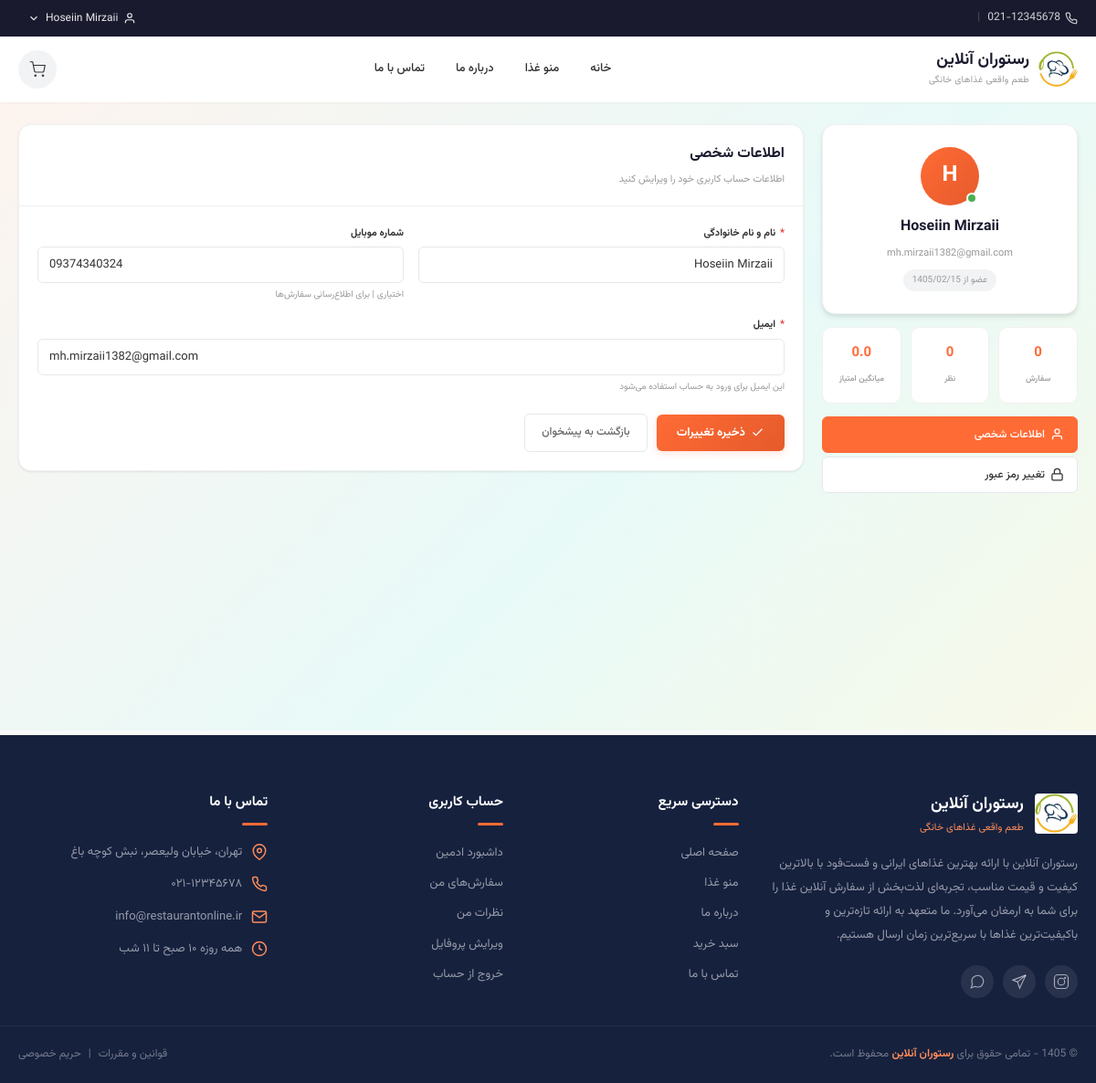
Screenshot of /user/profile.php (signed in) with the database file from the repository.
### tables this page shows
CREATE TABLE `users` (
  `id` int(11) NOT NULL,
  `full_name` varchar(100) NOT NULL,
  `email` varchar(100) NOT NULL,
  `phone` varchar(15) DEFAULT NULL,
  `password` varchar(255) NOT NULL,
  `role` enum('user','admin') DEFAULT 'user',
  `created_at` timestamp NOT NULL DEFAULT current_timestamp()
);

### includes/functions.php (called while the page is built, shortened)
<?php
function toJalali($gregorianDate, $format = 'Y/m/d')
{
    $timestamp = strtotime($gregorianDate);
    $gYear = date('Y', $timestamp);
    $gMonth = date('m', $timestamp);
    $gDay = date('d', $timestamp);
    list($jYear, $jMonth, $jDay) = gregorian_to_jalali($gYear, $gMonth, $gDay);
    $hour = date('H', $timestamp);
    $minute = date('i', $timestamp);
    $second = date('s', $timestamp);
    $result = $format;
    $result = str_replace('Y', $jYear, $result);
    $result = str_replace('m', str_pad($jMonth, 2, '0', STR_PAD_LEFT), $result);
    $result = str_replace('d', str_pad($jDay, 2, '0', STR_PAD_LEFT), $result);
    $result = str_replace('H', $hour, $result);
    $result = str_replace('i', $minute, $result);
    $result = str_replace('s', $second, $result);
    return $result;
}
function gregorian_to_jalali($gy, $gm, $gd)
{
    $g_d_m = [0, 31, 59, 90, 120, 151, 181, 212, 243, 273, 304, 334];
    $gy2 = ($gm > 2) ? $gy + 1 : $gy;
    $days = 355666 + (365 * $gy) + ((int)(($gy2 + 3) / 4)) - ((int)(($gy2 + 99) / 100)) + ((int)(($gy2 + 399) / 400)) + $gd + $g_d_m[$gm - 1];
    $jy = -1595 + (33 * ((int)($days / 12053)));
    $days %= 12053;
    $jy += 4 * ((int)($days / 1461));
    $days %= 1461;
    if ($days > 365) {
        $jy += (int)(($days - 1) / 365);
        $days = ($days - 1) % 365;
    }
    if ($days < 186) {
        $jm = 1 + (int)($days / 31);
        $jd = 1 + ($days % 31);
    } else {
        $jm = 7 + (int)(($days - 186) / 30);
        $jd = 1 + (($days - 186) % 30);
    }
    return [$jy, $jm, $jd];
}

### user/profile.php (the view, shortened to what this page needs)
<?php
require_once '../includes/header.php';
$user_id = $_SESSION['user_id'];
$sql = "SELECT * FROM users WHERE id = $user_id";
$result = mysqli_query($conn, $sql);
$user = mysqli_fetch_assoc($result);
$active_tab = 'info';
$user_stats = mysqli_fetch_assoc(mysqli_query(
    $conn,
    "SELECT
        COUNT(DISTINCT o.id) as total_orders,
        COUNT(DISTINCT r.id) as total_reviews,
        COALESCE(AVG(r.rating), 0) as avg_rating
     FROM users u
     LEFT JOIN orders o ON u.id = o.user_id AND o.status != 'cancelled'
     LEFT JOIN reviews r ON u.id = r.user_id
     WHERE u.id = $user_id"
));
?>
<link rel="stylesheet" href="../assets/css/user_profile.css">
<div class="profile-page">
    <div class="profile-wrapper">
        <aside class="profile-sidebar">
            <div class="profile-user-card">
                <div class="profile-avatar">
                    <?php echo mb_substr($user['full_name'], 0, 1, 'UTF-8'); ?>
                    <span class="profile-avatar__dot"></span>
                </div>
                <h2><?php echo htmlspecialchars($user['full_name']); ?></h2>
                <span class="profile-user-card__email"><?php echo htmlspecialchars($user['email']); ?></span>
                <span class="profile-user-card__join">عضو از <?php echo toJalali($user['created_at'], 'Y/m/d'); ?></span>
            </div>
            <div class="profile-stats">
                <div class="profile-stat-item">
                    <span class="profile-stat-item__value"><?php echo number_format($user_stats['total_orders']); ?></span>
                    <span class="profile-stat-item__label">سفارش</span>
                </div>
                <div class="profile-stat-item">
                    <span class="profile-stat-item__value"><?php echo number_format($user_stats['total_reviews']); ?></span>
                    <span class="profile-stat-item__label">نظر</span>
                </div>
                <div class="profile-stat-item">
                    <span class="profile-stat-item__value"><?php echo number_format($user_stats['avg_rating'], 1); ?></span>
                    <span class="profile-stat-item__label">میانگین امتیاز</span>
                </div>
            </div>
            <nav class="profile-nav">
                <button class="profile-nav__btn <?php echo $active_tab === 'info' ? 'profile-nav__btn--active' : ''; ?>"
                    id="navBtnInfo" onclick="switchTab('info')">
                    <svg viewBox="0 0 24 24" fill="none" stroke="currentColor" stroke-width="2">
                        <path d="M20 21v-2a4 4 0 0 0-4-4H8a4 4 0 0 0-4 4v2" />
                        <circle cx="12" cy="7" r="4" />
                    </svg>
                    <span class="nav-text">اطلاعات شخصی</span>
                </button>
                <button class="profile-nav__btn <?php echo $active_tab === 'password' ? 'profile-nav__btn--active' : ''; ?>"
                    id="navBtnPassword" onclick="switchTab('password')">
                    <svg viewBox="0 0 24 24" fill="none" stroke="currentColor" stroke-width="2">
                        <rect x="3" y="11" width="18" height="11" rx="2" />
                        <path d="M7 11V7a5 5 0 0 1 10 0v4" />
                    </svg>
                    <span class="nav-text">تغییر رمز عبور</span>
                </button>
            </nav>
        </aside>
        <div class="profile-content">
            <div class="profile-card" id="tabInfo" <?php echo $active_tab !== 'info' ? 'style="display:none;"' : ''; ?>>
                <div class="profile-card__header">
                    <h3>اطلاعات شخصی</h3>
                    <p>اطلاعات حساب کاربری خود را ویرایش کنید</p>
                </div>
                <div class="profile-card__body">
                    <form method="POST" action="" novalidate>
                        <div class="form-row">
                            <div class="form-group">
                                <label class="form-label" for="fullName">
                                    <span class="required">*</span> نام و نام خانوادگی
                                </label>
                                <input type="text" name="full_name" id="fullName" class="form-input"
                                    value="<?php echo htmlspecialchars($user['full_name']); ?>" required maxlength="100">
                            </div>
                            <div class="form-group">
                                <label class="form-label" for="phone">شماره موبایل</label>
                                <input type="tel" name="phone" id="phone" class="form-input"
                                    value="<?php echo htmlspecialchars($user['phone'] ?? ''); ?>"
                                    placeholder="۰۹۱۲۳۴۵۶۷۸۹" pattern="09[0-9]{9}" maxlength="11" dir="ltr">
                                <span class="form-hint">اختیاری | برای اطلاع‌رسانی سفارش‌ها</span>
                            </div>
                        </div>
                        <div class="form-group">
                            <label class="form-label" for="email">
                                <span class="required">*</span> ایمیل
                            </label>
                            <input type="email" name="email" id="email" class="form-input"
                                value="<?php echo htmlspecialchars($user['email']); ?>" required dir="ltr">
                            <span class="form-hint">این ایمیل برای ورود به حساب استفاده می‌شود</span>
                        </div>
                        <div class="form-actions">
                            <button type="submit" class="btn-submit">
                                <svg viewBox="0 0 24 24" fill="none" stroke="currentColor" stroke-width="2">
                                    <polyline points="20 6 9 17 4 12" />
                                </svg>
                                ذخیره تغییرات
                            </button>
                            <a href="dashboard.php" class="btn-cancel">بازگشت به پیشخوان</a>
                        </div>
                    </form>
                </div>
            </div>
        </div>
    </div>
</div>
<?php require_once '../includes/footer.php'; ?>

### assets/css/header.css (style rules this page uses)
:root { --primary: #ff6b35; --primary-dark: #e55a2b; --primary-light: #ff8c5a; --primary-bg: #fff3ee; --primary-border: #ffd4c0; --secondary: #2ec4b6; --secondary-dark: #25a99d; --secondary-light: #50d8cb; --secondary-bg: #e8faf8; --accent: #ffb800; --accent-dark: #e6a600; --accent-light: #ffd54f; --accent-bg: #fff8e1; --dark: #1a1a2e; --dark-2: #16213e; --text: #333333; --text-light: #666666; --text-muted: #999999; --border: #e5e7eb; --border-light: #f0f0f0; --bg: #f8f9fa; --bg-alt: #f1f3f5; --white: #ffffff; --success: #27ae60; --success-bg: #e8f8ef; --error: #e74c3c; --error-bg: #fdedec; --warning: #f39c12; --warning-bg: #fef5e7; --shadow-xs: 0 1px 2px rgba(0, 0, 0, 0.04); --shadow-sm: 0 1px 3px rgba(0, 0, 0, 0.06), 0 1px 2px rgba(0, 0, 0, 0.04); --shadow-md: 0 4px 6px rgba(0, 0, 0, 0.07), 0 2px 4px rgba(0, 0, 0, 0.06); --shadow-lg: 0 10px 25px rgba(0, 0, 0, 0.08), 0 4px 10px rgba(0, 0, 0, 0.05); --shadow-xl: 0 20px 40px rgba(0, 0, 0, 0.1), 0 8px 16px rgba(0, 0, 0, 0.05); --shadow-dropdown: 0 12px 32px rgba(0, 0, 0, 0.12), 0 4px 12px rgba(0, 0, 0, 0.06); --radius-xs: 4px; --radius-sm: 6px; --radius-md: 10px; --radius-lg: 14px; --radius-xl: 20px; --radius-full: 9999px; --transition: 200ms cubic-bezier(0.4, 0, 0.2, 1); --transition-slow: 300ms cubic-bezier(0.4, 0, 0.2, 1); --container: 1280px; --container-pad: 20px; --header-h: 72px; --topbar-h: 40px; --z-dropdown: 500; --z-header: 400; --z-mobile-menu: 450; --z-overlay: 350; --z-scroll-top: 300; }
*, *::before, *::after { box-sizing: border-box; margin: 0; padding: 0; }
html { font-size: 16px; scroll-behavior: smooth; -webkit-text-size-adjust: 100%; }
body { font-family: "Vazirmatn", Tahoma, Arial, sans-serif; font-size: 0.875rem; line-height: 1.8; color: var(--text); background: var(--bg); direction: rtl; min-height: 100vh; overflow-x: hidden; }
a { color: var(--primary); text-decoration: none; transition: color var(--transition); }
input, button, textarea, select { font-family: inherit; font-size: inherit; }
button { cursor: pointer; border: none; background: none; outline: none; }

### rows the page displays
users: full_name "H", full_name "Hoseiin Mirzaii", email "mh.mirzaii1382@gmail.com", created_at "1405/02/15", phone "09374340324"

### other values shown
$_SESSION['full_name'] "Hoseiin Mirzaii"
$user_stats['total_orders'] "0"
$user_stats['total_reviews'] "0"
$user_stats['avg_rating'] "0.0"
